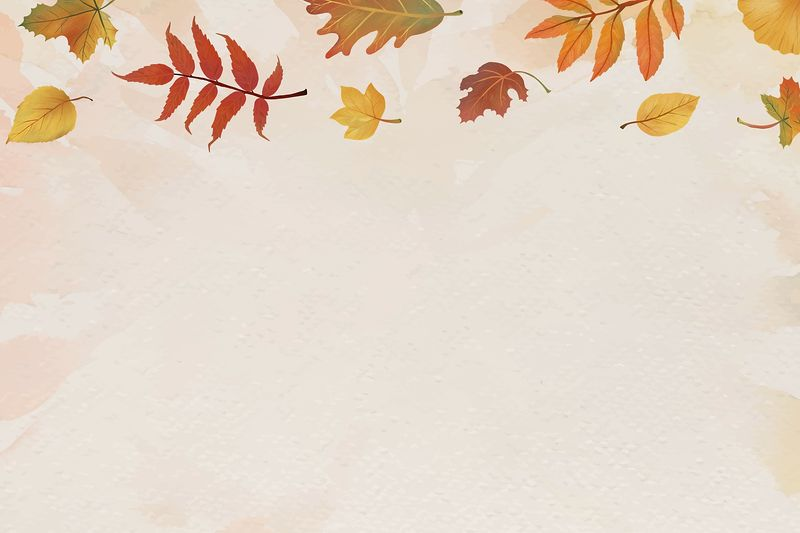
#> input picture project/Introductory projects/30-removing object in image/sample 4/back.jpg, 800 x 533 px
$ python main.py
#> lines starting #> are read from the running program, lines starting #| are printed output that depends on the picture; after the words box and inside, x2 and y2 are one past the last pixel; in counts of white or black regions, pixels touching at a corner belong together
import cv2
import numpy as np

main_img = cv2.imread('back.jpg')
#> main_img is the input picture: shape (533, 800, 3); mean B, G, R 199.2, 214.6, 229.2
hsv = cv2.cvtColor(main_img, cv2.COLOR_BGR2HSV)
#> hsv: shape (533, 800, 3); mean H, S, V 16.2, 35.5, 229.2

# bgr value
lower_red = np.array([0, 100, 50]) #Bold color
upper_red = np.array([10, 200, 255]) #light color

mask = cv2.inRange(hsv, lower_red, upper_red) # detecting object
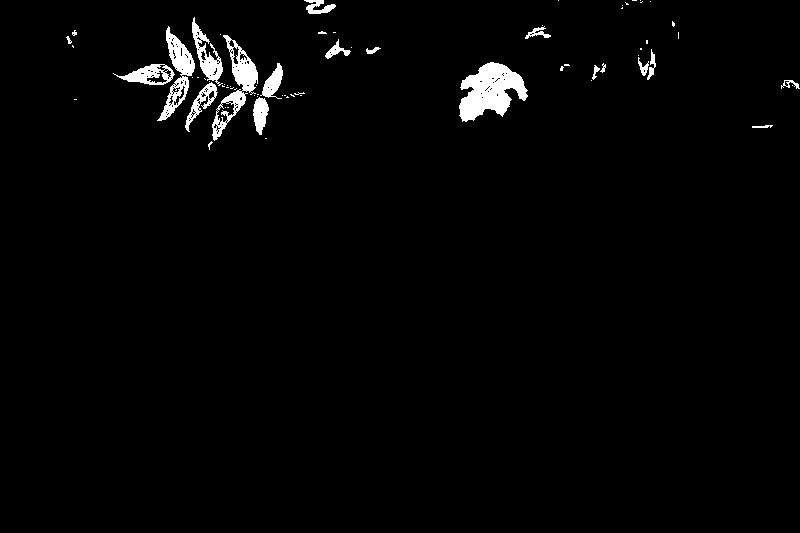
#> mask: shape (533, 800); 2.1% white; 69 white regions (50 under 20 px), largest, box (x1, y1, x2, y2) and area: (459, 62, 528, 122) 2441, (212, 35, 258, 141) 1392, (157, 26, 195, 121) 1198

# about inpaint:
# The function reconstructs the selected image area from the pixel near the area boundary.
# The function may be used to remove dust and scratches from a scanned photo,
# or to remove undesirable objects from still images or video
inpaint = cv2.inpaint(main_img, mask, 15, flags=cv2.INPAINT_TELEA)
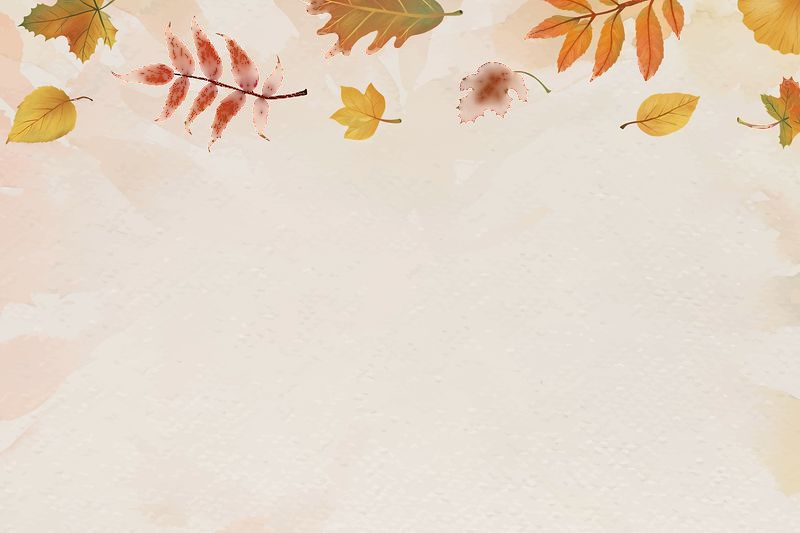
#> inpaint: shape (533, 800, 3); mean B, G, R 200.6, 216, 229.9

cv2.imshow('main', main_img)
cv2.imshow('mask', mask)
cv2.imshow('inpaint', inpaint)

cv2.waitKey(0)
cv2.destroyAllWindows()

$ run again, with project/Introductory projects/30-removing object in image/sample 4/outcome.png saved as project/Introductory projects/30-removing object in image/sample 4/back.jpg
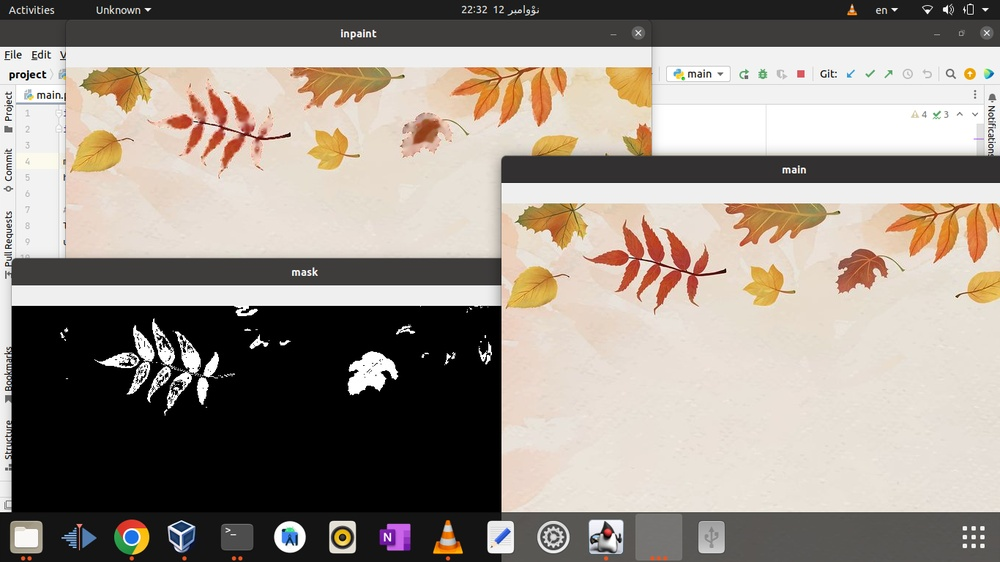
#> input picture project/Introductory projects/30-removing object in image/sample 4/outcome.png, 1000 x 562 px, shrunk from 1366 x 768 before the run
#> main_img is the input picture: shape (562, 1000, 3); mean B, G, R 136.7, 145.3, 154.1
#> hsv: shape (562, 1000, 3); mean H, S, V 19.5, 25.2, 154.7
#> `mask = cv2.inRange(hsv, lower_red, upper_red)`:
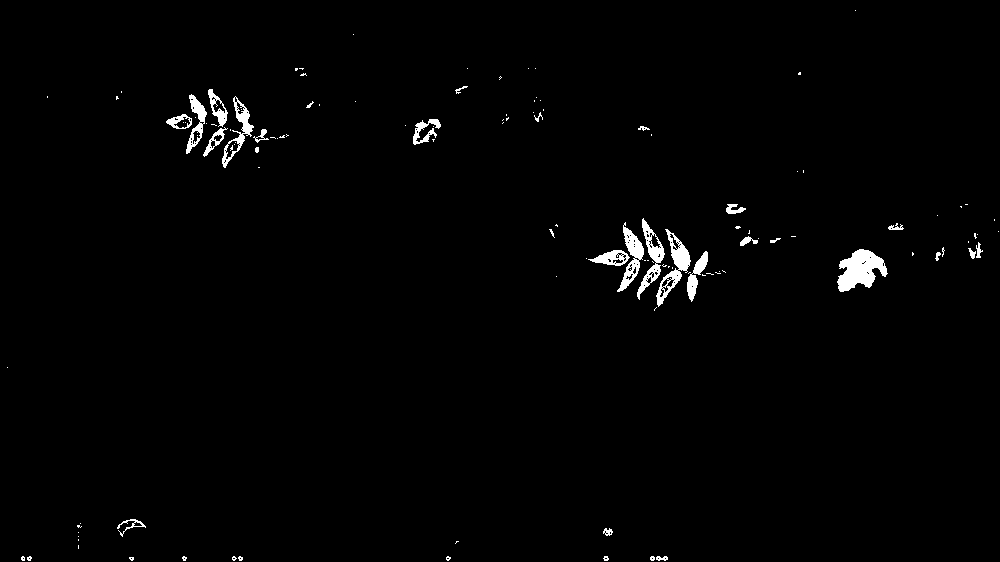
#> mask: shape (562, 1000); 1.3% white; 122 white regions (92 under 20 px), largest, box (x1, y1, x2, y2) and area: (837, 249, 888, 292) 1300, (656, 229, 691, 307) 808, (617, 222, 644, 292) 674
